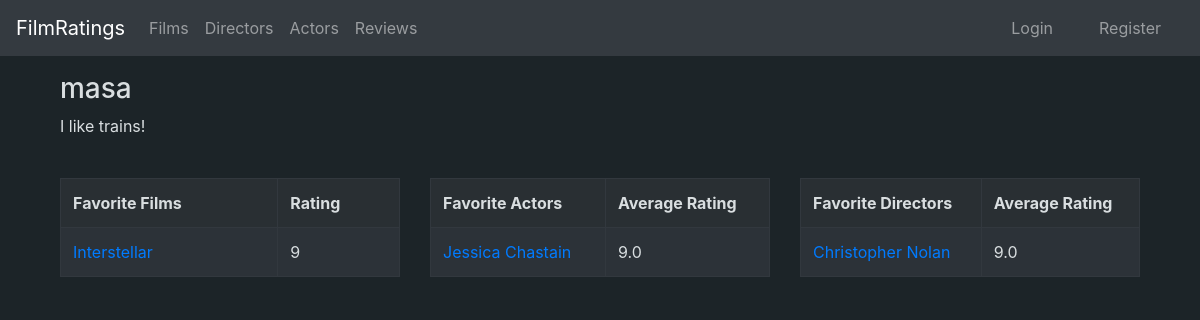
The page /user/2 on the database as committed earlier.
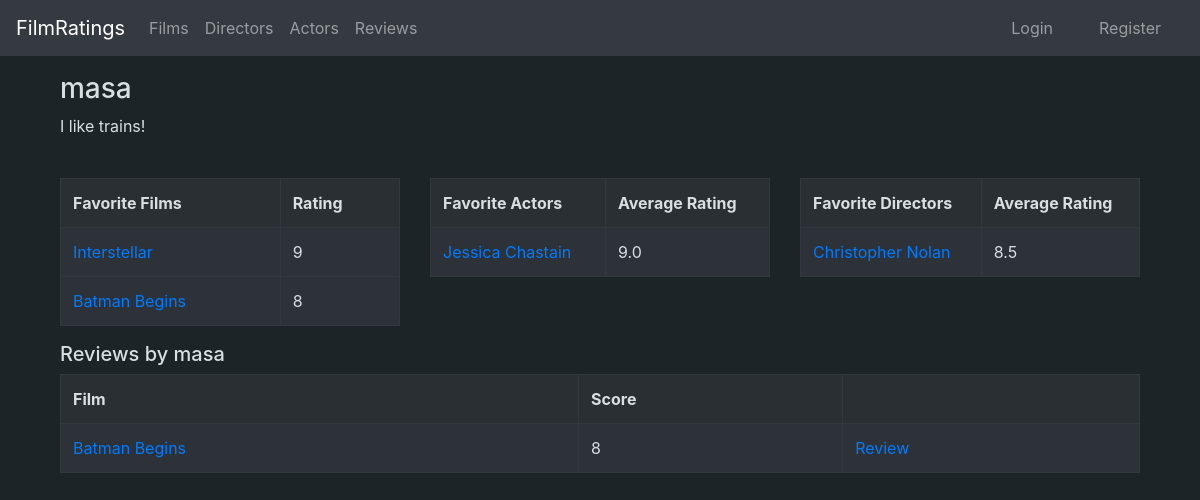
The same page on the database as committed later.
### application/ratings/models.py (models this page shows, shortened)
class Rating(db.Model):
    user_id = db.Column(db.Integer, db.ForeignKey('account.id'), nullable=False, primary_key=True)
    film_id = db.Column(db.Integer, db.ForeignKey('film.id'), nullable=False, primary_key=True)
    date_created = db.Column(db.DateTime, default=db.func.current_timestamp())
    date_modified = db.Column(db.DateTime, default=db.func.current_timestamp(),
        onupdate=db.func.current_timestamp())
    score = db.Column(db.Integer, nullable=False)
    title = db.Column(db.String(100), nullable=True)
    review = db.Column(db.String(10000), nullable=True)

### application/films/models.py (models this page shows, shortened)
class Film(Base):
    name = db.Column(db.String(400), nullable=False)
    description = db.Column(db.String(1200), nullable=True)
    year = db.Column(db.Integer, nullable=True)
    director_id = db.Column(db.Integer, db.ForeignKey('director.id'), nullable = True)
    poster = db.Column(db.String(400), nullable=True)
    actors = db.relationship("FilmActor", cascade="all, delete-orphan")
    ratings = db.relationship("Rating", cascade="all, delete-orphan")

### application/actors/models.py (models this page shows, shortened)
class Actor(Base):
    name = db.Column(db.String(400), nullable=False)
    nationality = db.Column(db.String(400), nullable = True)
    age = db.Column(db.String(3), nullable = True)
    bio = db.Column(db.String(1200), nullable = True)
    films = db.relationship("FilmActor", cascade="all, delete-orphan")

### application/directors/models.py (models this page shows, shortened)
class Director(Base):
    name = db.Column(db.String(400), nullable=False)
    nationality = db.Column(db.String(400), nullable = True)
    age = db.Column(db.String(3), nullable = True)
    bio = db.Column(db.String(1200), nullable = True)
    films = db.relationship("Film", backref='account', lazy=True)

### application/auth/models.py (models this page shows, shortened)
class User(Base):
    __tablename__ = "account"
    name= db.Column(db.String(144), nullable=False)
    username = db.Column(db.String(144), nullable=False)
    password = db.Column(db.String(144), nullable=False)
    urole = db.Column(db.String(80), nullable = False)
    bio = db.Column(db.String(1200), nullable = True)
    ratings = db.relationship("Rating", cascade="all, delete-orphan")
    @staticmethod
    def favorite_films(id):
        stmt = text("SELECT Film.name, Film.id, Rating.score AS avg FROM Rating, Film, Account"
        " WHERE Film.id = Rating.film_id AND Rating.user_id = Account.id AND Account.id = :id ORDER BY avg DESC LIMIT 5").params(id = id)
        res = db.engine.execute(stmt)
        favorite = []
        for row in res:
            favorite.append([row[0], row[1], row[2]])
        return favorite
    @staticmethod
    def favorite_actors(id):
        stmt = text("SELECT Actor.name, Actor.id, AVG(Rating.score) AS avg FROM Actor, Rating, Film_actor, Film, Account"
        " WHERE Film_actor.actor_id = Actor.id AND film_actor.film_id = Film.id "
        " AND Film.id = Rating.film_id AND Rating.user_id = Account.id AND Account.id = :id "
        " GROUP BY Actor.id ORDER BY avg DESC LIMIT 5").params(id = id)
        res = db.engine.execute(stmt)
        favorite = []
        for row in res:
            favorite.append([row.name, row.id, round(row.avg, 2)])
        return favorite
    @staticmethod
    def favorite_directors(id):
        stmt = text("SELECT Director.name, Director.id, AVG(Rating.score) AS avg FROM Director, Rating, Film, Account "
        "WHERE Director.id = Film.director_id AND Film.id = Rating.film_id AND Rating.user_id = Account.id AND Account.id = :id "
        "GROUP BY Director.name, Director.id ORDER BY avg DESC LIMIT 5").params(id = id)
        res = db.engine.execute(stmt)
        favorite = []
        for row in res:
            favorite.append([row[0], row[1], round(row[2], 2)])
        return favorite
    @staticmethod
    def user_reviews(id):
        stmt = text("SELECT Film.name, Film.id, Account.username, Account.id, rating.score, rating.review FROM Rating, Account, Film"
        " WHERE length(Rating.review) > 0 AND Rating.user_id = Account.id AND Rating.film_id = Film.id AND Account.id = :id ORDER BY Rating.date_modified DESC").params(id=id)
        res = db.engine.execute(stmt)
        reviews = []
        for row in res:
            reviews.append([row[0], row[1], row[2], row[3], row[4], row[5]])
        return reviews

### application/user/views.py (the view)
@app.route("/user/<user_id>", methods=["GET"])
def user_profile(user_id):
    user = User.query.get(user_id)
    name = user.username
    bio = user.bio
    favorite_films = User.favorite_films(user_id)
    favorite_actors = User.favorite_actors(user_id)
    favorite_directors = User.favorite_directors(user_id)
    reviews = User.user_reviews(user_id)
    return render_template("user/profile.html", name = name, bio=bio, favorite_films = favorite_films, favorite_actors = favorite_actors, favorite_directors = favorite_directors, reviews = reviews)

### application/templates/user/profile.html
{% extends "layout.html" %}
{% block body %}
<div class="container">
    <h3>
        {{name}}
    </h3>
    {% if bio != None %}
        <div class="row">
                <div class="col-sm">
                    <p>{{bio}}</p>
                </div>
        </div>
    {% endif %}
    <br/>
    <div class="row">
        {% if favorite_films.__len__() > 0 %}
            <div class="col-sm">
                <table class="table table-bordered table-dark">
                    <tr style="background-color:#292F33;color:#d9dee0">
                        <th>Favorite Films</th>
                        <th>Rating</th>
                    </tr>
                    {% for film in favorite_films %}
                    <tr style="background-color:#2c3238; color:#d9dee0">
                        <td><a href="{{url_for('films_show', film_id=film[1])}}">{{film[0]}}</a></td>
                        <td>{{film[2]}}</td>
                    </tr>
                    {% endfor %}
                </table>
            </div>
        {% endif %}
        {% if favorite_actors.__len__() > 0 %}
            <div class="col-sm">
                <table class="table table-bordered table-dark">
                    <tr style="background-color:#292F33; color:#d9dee0">
                        <th>Favorite Actors</th>
                        <th>Average Rating</th>
                    </tr>
                    {% for actor in favorite_actors %}
                    <tr style="background-color:#2c3238; color:#d9dee0">
                        <td><a href="{{url_for('actors_show', actor_id=actor[1])}}">{{actor[0]}}</a></td>
                        <td>{{actor[2]}}</td>
                    </tr>
                    {% endfor %}
                </table>
            </div>
        {% endif %}
        {% if favorite_directors.__len__() > 0 %}
        <div class="col-sm">
            <table class="table table-bordered table-dark">
                <tr style="background-color:#292F33; color:#d9dee0">
                    <th>Favorite Directors</th>
                    <th>Average Rating</th>
                </tr>
                {% for director in favorite_directors %}
                <tr style="background-color:#2c3238; color:#d9dee0">
                    <td><a href="{{url_for('directors_show', director_id=director[1])}}">{{director[0]}}</a></td>
                    <td>{{director[2]}}</td>
                </tr>
                {% endfor %}
            </table>
        </div>
    {% endif %}
    </div>
    {% if reviews.__len__() > 0 %}
    <div class="row">
        <div class="col-lg">
            <h5>Reviews by {{name}}</h5>
            <table class="table table-bordered table-dark">
                <tr style="background-color:#292F33; color:#d9dee0">
                    <th>Film</th>
                    <th>Score</th>
                    <th></th>
                </tr>
                {% for review in reviews %}
                    <tr style="background-color:#2c3238; color:#d9dee0">
                        <td><a href="{{url_for('films_show', film_id=review[1])}}">{{review[0]}}</a></td>
                        <td>{{review[4]}}</td>
                        <td><a href="{{url_for('ratings_show', film_id=review[1], user_id = review[3])}}">Review</a></td>
                    </tr>
                {% endfor %}
            </table>
        </div>
    </div>
    {% endif %}
</div>
{% endblock %}

Rows that differ between the two databases and show on the page:
shown differently, row unchanged: User "masa": username (not shown) → "masa"
added Rating: name "Batman Begins", score "8"
computed for Director "Christopher Nolan": director "9.0" → "8.5"
Other text that changed with them:
text now shown: "Reviews by Film Score"
